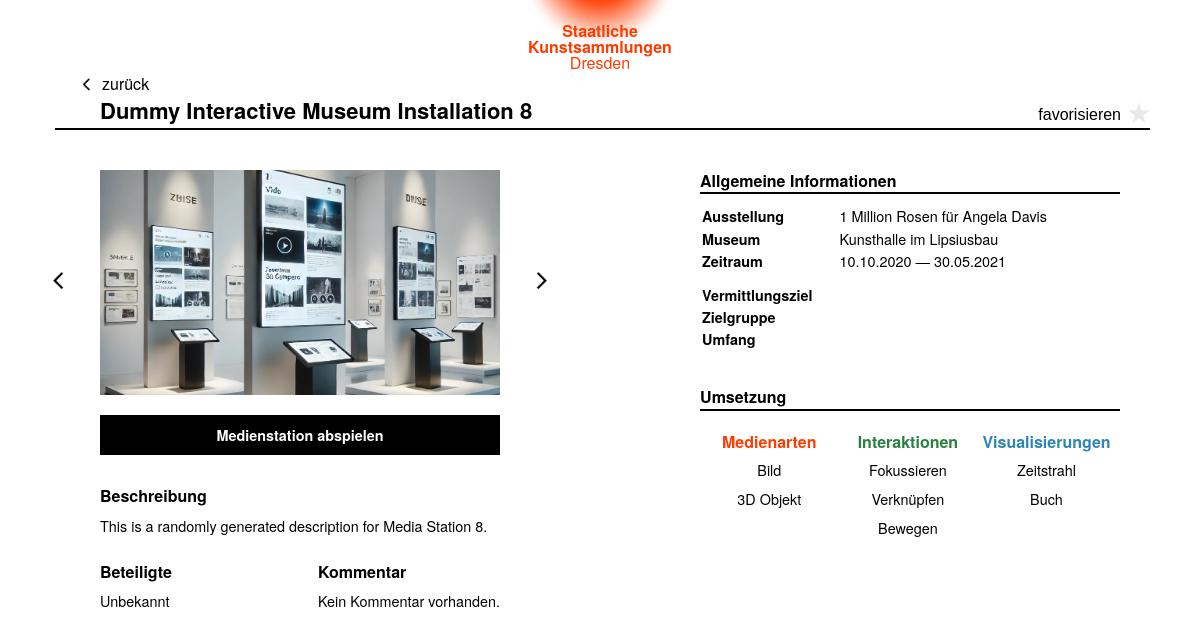
/mediastations/9, run on the app's committed database.
### models.py (models this page shows)
class MediaStation(db.Model, SerializerMixin):
    __tablename__ = 'mediastation'
    id = db.Column(db.Integer, primary_key=True)
    title = db.Column(db.Text, nullable=False)
    description = db.Column(db.Text)
    image_urls = db.Column(JSON, default=list)
    path_to_exec = db.Column(db.Text)
    exhibition_id = db.Column(db.Integer, db.ForeignKey('exhibition.id'), nullable=False)
    media_types = db.relationship('MediaType', secondary=media_type_association, backref=db.backref('mediastation', lazy=True))
    interactions = db.relationship('Interaction', secondary=interaction_association, backref=db.backref('mediastation', lazy=True))
    visualizations = db.relationship('Visualization', secondary=visualization_association, backref=db.backref('mediastation', lazy=True))

class Exhibition(db.Model, SerializerMixin):
    __tablename__ = 'exhibition'
    id = db.Column(db.Integer, primary_key=True)
    title = db.Column(db.Text, nullable=False)
    start_date = db.Column(db.Text)
    end_date = db.Column(db.Text)
    location = db.Column(db.Text)
    trailer = db.Column(db.Text)
    mediastations = db.relationship('MediaStation', backref='exhibition', lazy=True)

class MediaType(db.Model, SerializerMixin):
    id = db.Column(db.Integer, primary_key=True)
    name = db.Column(db.Text, nullable=False)

class Interaction(db.Model, SerializerMixin):
    id = db.Column(db.Integer, primary_key=True)
    name = db.Column(db.Text, nullable=False)

class Visualization(db.Model, SerializerMixin):
    id = db.Column(db.Integer, primary_key=True)
    name = db.Column(db.Text, nullable=False)

### routes.py (the view)
    @app.route("/mediastations/<id>")
    def get_mediastation(id):
        idx = request.args.get("idx", default=0, type=int)
        mediastation = MediaStation.query.get(id)
        exhibition = Exhibition.query.get(mediastation.exhibition_id)
        media_types = db.session.query(MediaType).join(MediaStation.media_types).filter(MediaStation.id == id).all()
        interactions = db.session.query(Interaction).join(MediaStation.interactions).filter(MediaStation.id == id).all()
        visualizations = db.session.query(Visualization).join(MediaStation.visualizations).filter(MediaStation.id == id).all()
        return render_template("mediastation.html", mediastation=mediastation, id=id, exhibition=exhibition, mediatypes=media_types, interactions=interactions, visualizations=visualizations, idx=idx)

### templates/mediastation.html (shortened to what this page needs)
{% extends 'base.html' %} {% block title %} Interaktive Museumsinstallation {% endblock %} {% block content %}
<div class="ms-container">
  <div class="ms-header">
    <div class="first-row btn-before"><a href="{{ url_for('index') }}" id="go-back" class="nav-btn btn-back">zurück</a></div>
    <div class="second-row">
      <h1>{{ mediastation.title }}</h1>
      <button class="pointer" id="favorize">
        favorisieren<svg id="icon-fav" class="icon pointer"><use href="{{ url_for('static', filename='svg/icons.svg') }}#icon-fav"></use></svg>
      </button>
    </div>
  </div>
  <div id="js-book-page" class="ms-book fade-in">
    <div class="ms-book-page-one">
      <div class="slider-control">
        <div class="slider-container ms-image">
          <div id="js-slider" class="slider-wrapper notransition">
            {% for image in mediastation.image_urls %}
            <div class="slide">
              <a href="{{ url_for('get_mediastation_images', id=mediastation.id, idx=loop.index-1) }}"><img class="" src="{{ url_for('get_image', img=image) }}" alt="{{mediastation.title}}" /></a>
            </div>
            {% endfor %}
          </div>
        </div>
        <button class="slider-button prev">
          <svg id="icon-arrow-left" class="icon pointer"><use href="{{ url_for('static', filename='svg/icons.svg') }}#icon-arrow-left"></use></svg>
        </button>
        <button class="slider-button next">
          <svg id="icon-arrow-right" class="icon pointer"><use href="{{ url_for('static', filename='svg/icons.svg') }}#icon-arrow-left"></use></svg>
        </button>
      </div>
      <div class="ms-play"><a href="{{ url_for('get_media', id=mediastation.id) }}" class="ms-play-btn bold">Medienstation abspielen</a></div>
      <div class="ms-description pb-25">
        <h2>Beschreibung</h2>
        <p>{% if mediastation.description %} {{ mediastation.description }} {% endif %}</p>
      </div>
      <div class="ms-wrapper">
        <div class="ms-involved">
          <h2>Beteiligte</h2>
          <ul>
            {% if mediastation.involved %}
            <li></li>
            {% else %}
            <li>Unbekannt</li>
            {% endif%}
          </ul>
        </div>
        <div class="ms-comment">
          <h2>Kommentar</h2>
          {% if mediastation.comments %}
          <p></p>
          {% else %}
          <p>Kein Kommentar vorhanden.</p>
          {% endif%}
        </div>
      </div>
    </div>
    <div class="ms-book-page-two">
      <div class="ms-general pb-25">
        <h2>Allgemeine Informationen</h2>
        <table class="ms-inf">
          <tr>
            <th>Ausstellung</th>
            <td>{{ exhibition.title }}</td>
          </tr>
          <tr>
            <th>Museum</th>
            <td>{{ exhibition.location }}</td>
          </tr>
          <tr>
            <th>Zeitraum</th>
            <td>{{ exhibition.start_date[8:10] }}.{{ exhibition.start_date[5:7] }}.{{ exhibition.start_date[:4] }} &horbar; {{ exhibition.end_date[8:10] }}.{{ exhibition.end_date[5:7] }}.{{ exhibition.end_date[:4] }}</td>
          </tr>
          <tr>
            <td colspan="2" style="height: 10px"></td>
          </tr>
          <tr>
            <th>Vermittlungsziel</th>
            <td>{{ mediastation.goal }}</td>
          </tr>
          <tr>
            <th>Zielgruppe</th>
            <td>{{ mediastation.target }}</td>
          </tr>
          <tr>
            <th>Umfang</th>
            <td>{{ mediastation.scope }}</td>
          </tr>
        </table>
      </div>
      <div class="ms-media pb-25">
        <h2>Umsetzung</h2>
        <div id="js-filter-link" class="ms-wrapper-no-overflow">
          <div class="ms-media-col">
            <h3 class="c-r">Medienarten</h3>
            <ul>
              {% for mt in mediatypes %}
              <li class="realization" data-tooltip="danach Filtern:" data-type="media_type"><a href="{{ url_for('index') }}">{{ mt.name }}</a></li>
              {% endfor %}
            </ul>
          </div>
          <div class="ms-media-col">
            <h3 class="c-g">Interaktionen</h3>
            <ul>
              {% for it in interactions %}
              <div class="realization-tooltip">
                <li class="realization" data-tooltip="danach Filtern:" data-type="interaction_type"><a href="{{ url_for('index') }}">{{ it.name }}</a></li>
              </div>
              {% endfor %}
            </ul>
          </div>
          <div class="ms-media-col">
            <h3 class="c-b">Visualisierungen</h3>
            <ul>
              {% for viz in visualizations %}
              <li class="realization" data-tooltip="danach Filtern:" data-type="visualization_type"><a href="{{ url_for('index') }}">{{ viz.name }}</a></li>
              {% endfor %}
            </ul>
          </div>
        </div>
      </div>
    </div>
  </div>
</div>
{% endblock %}

### data on the page
MediaStation: title "Dummy Interactive Museum Installation 8", description "This is a randomly generated description for Media Station 8."
Exhibition: title "1 Million Rosen für Angela Davis", location "Kunsthalle im Lipsiusbau", start_date "10", start_date "2020", end_date "30", end_date "05", end_date "2021"
MediaType: name "Bild"
MediaType: name "3D Objekt"
Interaction: name "Fokussieren"
Interaction: name "Verknüpfen"
Interaction: name "Bewegen"
Visualization: name "Zeitstrahl"
Visualization: name "Buch"
